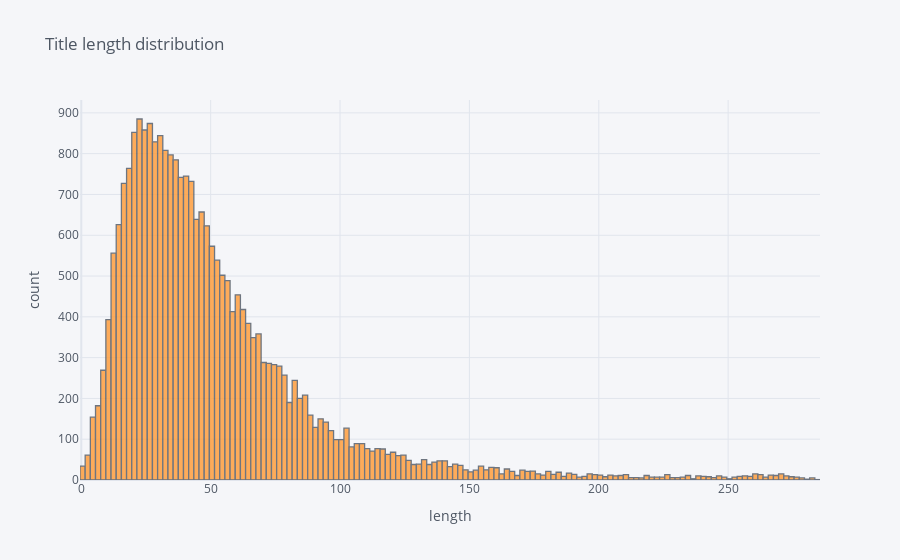
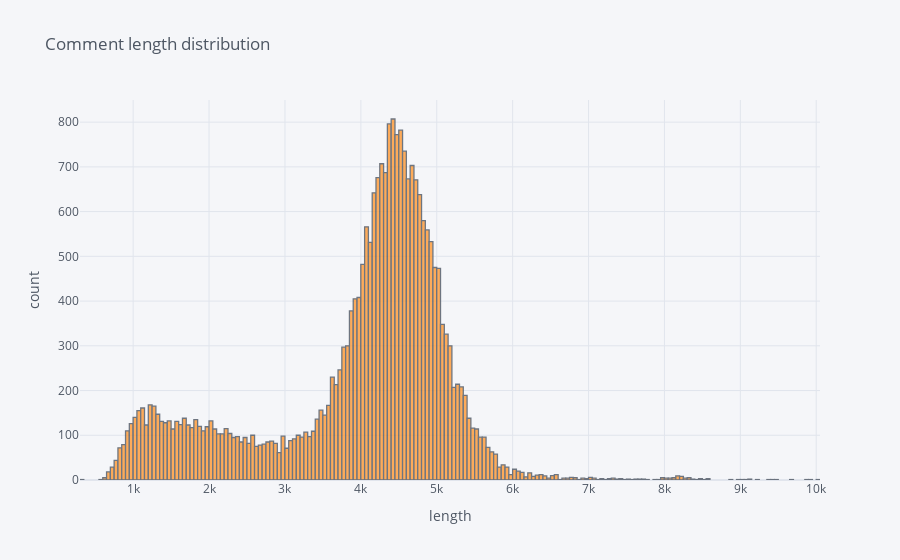

These figures' notebook cell, in order:
### Markdown cell above
<h3>2. Collection frequency analysis</h3>

### Code cell
data['title_length'].iplot(kind='hist', xTitle='length', yTitle='count', title='Title length distribution')
data['comment_length'].iplot(kind='hist', xTitle='length', yTitle='count', title='Comment length distribution')

### Figure 1 — Plotly figure (JSON) as saved in the notebook; plotly's stock layout.template omitted (floating-point values rounded to 4 significant figures; data arrays with more than 128 entries replaced by an {"elided": "..."} marker saying what was removed)
{"data": [{"histfunc": "count", "histnorm": "", "marker": {"color": "rgba(255, 153, 51, 1.0)", "line": {"color": "#4D5663", "width": 1.3}}, "name": "title_length", "opacity": 0.8, "orientation": "v", "type": "histogram", "x": {"elided": "25302 int values"}}], "layout": {"barmode": "overlay", "legend": {"bgcolor": "#F5F6F9", "font": {"color": "#4D5663"}}, "paper_bgcolor": "#F5F6F9", "plot_bgcolor": "#F5F6F9", "title": {"font": {"color": "#4D5663"}, "text": "Title length distribution"}, "xaxis": {"gridcolor": "#E1E5ED", "showgrid": true, "tickfont": {"color": "#4D5663"}, "title": {"font": {"color": "#4D5663"}, "text": "length"}, "zerolinecolor": "#E1E5ED"}, "yaxis": {"gridcolor": "#E1E5ED", "showgrid": true, "tickfont": {"color": "#4D5663"}, "title": {"font": {"color": "#4D5663"}, "text": "count"}, "zerolinecolor": "#E1E5ED"}}}

### Figure 2 — Plotly figure (JSON) as saved in the notebook; plotly's stock layout.template omitted (floating-point values rounded to 4 significant figures; data arrays with more than 128 entries replaced by an {"elided": "..."} marker saying what was removed)
{"data": [{"histfunc": "count", "histnorm": "", "marker": {"color": "rgba(255, 153, 51, 1.0)", "line": {"color": "#4D5663", "width": 1.3}}, "name": "comment_length", "opacity": 0.8, "orientation": "v", "type": "histogram", "x": {"elided": "25302 int values"}}], "layout": {"barmode": "overlay", "legend": {"bgcolor": "#F5F6F9", "font": {"color": "#4D5663"}}, "paper_bgcolor": "#F5F6F9", "plot_bgcolor": "#F5F6F9", "title": {"font": {"color": "#4D5663"}, "text": "Comment length distribution"}, "xaxis": {"gridcolor": "#E1E5ED", "showgrid": true, "tickfont": {"color": "#4D5663"}, "title": {"font": {"color": "#4D5663"}, "text": "length"}, "zerolinecolor": "#E1E5ED"}, "yaxis": {"gridcolor": "#E1E5ED", "showgrid": true, "tickfont": {"color": "#4D5663"}, "title": {"font": {"color": "#4D5663"}, "text": "count"}, "zerolinecolor": "#E1E5ED"}}}
